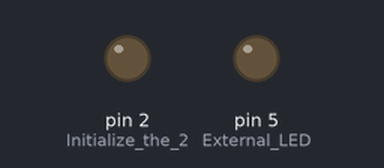
Bench run of a sketch on a simulated Arduino Uno, built with avr-gcc and run on an emulated ATmega328P. Parts: output pins drawn as LEDs (lit = HIGH).

Above: at 0.5 s.
At 5.0 s:
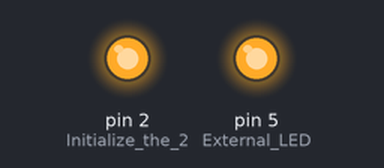
Timing chart, 0 to 6.9 s (numbered marks = the images above):
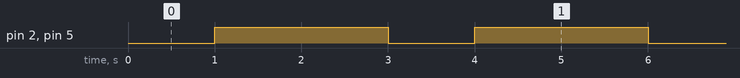

Measured:
- by itself, pin 2 (Initialize_the_2), pin 5 (External_LED): alternates HIGH for 2.0 s and LOW for 1.0 s

The sketch:

Blink2.ino
```cpp
void setup()
{
  pinMode(2, OUTPUT);               // Initialize the 2(builtin led) pin as an output
  pinMode(5,OUTPUT);                // External LED
}

 void loop()
{
  digitalWrite(2, LOW);             // Turn the LED on (Note that LOW is the voltage level
  digitalWrite(5, LOW);
                                    // but actually the LED is on; this is because
                                    // it is active low on the ESP-01)
  delay(1000);                      // Wait for a second
  digitalWrite(2, HIGH);            // Turn the LED off by making the voltage HIGH
  digitalWrite(5,HIGH);
  delay(2000);                      // Wait for two seconds (to demonstrate the active low LED)
}
```
